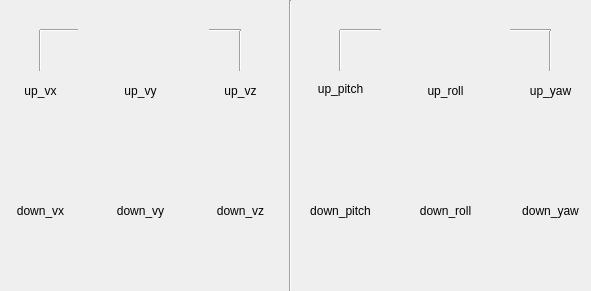
  <widget class="CSSCBasicWidget" name="csscBasicWidget_3" native="true">
   <property name="geometry">
    <rect>
     <x>1320</x>
     <y>330</y>
     <width>591</width>
     <height>291</height>
    </rect>
   </property>
   <property name="borderWidth" stdset="0">
    <number>2</number>
   </property>
   <widget class="QToolButton" name="up_vx">
    <property name="geometry">
     <rect>
      <x>5</x>
      <y>70</y>
      <width>71</width>
      <height>41</height>
     </rect>
    </property>
    <property name="text">
     <string>up_vx</string>
    </property>
    <property name="icon">
     <iconset resource="../res.qrc">
      <normaloff>:/Image/up.png</normaloff>:/Image/up.png</iconset>
    </property>
    <property name="iconSize">
     <size>
      <width>80</width>
      <height>50</height>
     </size>
    </property>
    <property name="toolButtonStyle">
     <enum>Qt::ToolButtonIconOnly</enum>
    </property>
    <property name="autoRaise">
     <bool>true</bool>
    </property>
   </widget>
   <widget class="QToolButton" name="up_vy">
    <property name="geometry">
     <rect>
      <x>105</x>
      <y>70</y>
      <width>71</width>
      <height>41</height>
     </rect>
    </property>
    <property name="text">
     <string>up_vy</string>
    </property>
    <property name="icon">
     <iconset resource="../res.qrc">
      <normaloff>:/Image/up.png</normaloff>:/Image/up.png</iconset>
    </property>
    <property name="iconSize">
     <size>
      <width>80</width>
      <height>50</height>
     </size>
    </property>
    <property name="autoRaise">
     <bool>true</bool>
    </property>
   </widget>
   <widget class="QToolButton" name="up_vz">
    <property name="geometry">
     <rect>
      <x>205</x>
      <y>70</y>
      <width>71</width>
      <height>41</height>
     </rect>
    </property>
    <property name="text">
     <string>up_vz</string>
    </property>
    <property name="icon">
     <iconset resource="../res.qrc">
      <normaloff>:/Image/up.png</normaloff>:/Image/up.png</iconset>
    </property>
    <property name="iconSize">
     <size>
      <width>80</width>
      <height>50</height>
     </size>
    </property>
    <property name="autoRaise">
     <bool>true</bool>
    </property>
   </widget>
   <widget class="QToolButton" name="up_pitch">
    <property name="geometry">
     <rect>
      <x>305</x>
      <y>70</y>
      <width>71</width>
      <height>37</height>
     </rect>
    </property>
    <property name="text">
     <string>up_pitch</string>
    </property>
    <property name="icon">
     <iconset resource="../res.qrc">
      <normaloff>:/Image/up.png</normaloff>:/Image/up.png</iconset>
    </property>
    <property name="iconSize">
     <size>
      <width>80</width>
      <height>50</height>
     </size>
    </property>
    <property name="autoRaise">
     <bool>true</bool>
    </property>
   </widget>
   <widget class="QToolButton" name="up_yaw">
    <property name="geometry">
     <rect>
      <x>515</x>
      <y>70</y>
      <width>71</width>
      <height>41</height>
     </rect>
    </property>
    <property name="text">
     <string>up_yaw</string>
    </property>
    <property name="icon">
     <iconset resource="../res.qrc">
      <normaloff>:/Image/up.png</normaloff>:/Image/up.png</iconset>
    </property>
    <property name="iconSize">
     <size>
      <width>80</width>
      <height>50</height>
     </size>
    </property>
    <property name="autoRaise">
     <bool>true</bool>
    </property>
   </widget>
   <widget class="QToolButton" name="up_roll">
    <property name="geometry">
     <rect>
      <x>410</x>
      <y>70</y>
      <width>71</width>
      <height>41</height>
     </rect>
    </property>
    <property name="text">
     <string>up_roll</string>
    </property>
    <property name="icon">
     <iconset resource="../res.qrc">
      <normaloff>:/Image/up.png</normaloff>:/Image/up.png</iconset>
    </property>
    <property name="iconSize">
     <size>
      <width>80</width>
      <height>50</height>
     </size>
    </property>
    <property name="autoRaise">
     <bool>true</bool>
    </property>
   </widget>
   <widget class="QToolButton" name="down_vx">
    <property name="geometry">
     <rect>
      <x>5</x>
      <y>190</y>
      <width>71</width>
      <height>41</height>
     </rect>
    </property>
    <property name="text">
     <string>down_vx</string>
    </property>
    <property name="icon">
     <iconset resource="../res.qrc">
      <normaloff>:/Image/down.png</normaloff>:/Image/down.png</iconset>
    </property>
    <property name="iconSize">
     <size>
      <width>80</width>
      <height>50</height>
     </size>
    </property>
    <property name="autoRaise">
     <bool>true</bool>
    </property>
   </widget>
   <widget class="QToolButton" name="down_vy">
    <property name="geometry">
     <rect>
      <x>105</x>
      <y>190</y>
      <width>71</width>
      <height>41</height>
     </rect>
    </property>
    <property name="text">
     <string>down_vy</string>
    </property>
    <property name="icon">
     <iconset resource="../res.qrc">
      <normaloff>:/Image/down.png</normaloff>:/Image/down.png</iconset>
    </property>
    <property name="iconSize">
     <size>
      <width>80</width>
      <height>50</height>
     </size>
    </property>
    <property name="autoRaise">
     <bool>true</bool>
    </property>
   </widget>
   <widget class="QToolButton" name="down_vz">
    <property name="geometry">
     <rect>
      <x>205</x>
      <y>190</y>
      <width>71</width>
      <height>41</height>
     </rect>
    </property>
    <property name="text">
     <string>down_vz</string>
    </property>
    <property name="icon">
     <iconset resource="../res.qrc">
      <normaloff>:/Image/down.png</normaloff>:/Image/down.png</iconset>
    </property>
    <property name="iconSize">
     <size>
      <width>80</width>
      <height>50</height>
     </size>
    </property>
    <property name="autoRaise">
     <bool>true</bool>
    </property>
   </widget>
   <widget class="QToolButton" name="down_pitch">
    <property name="geometry">
     <rect>
      <x>305</x>
      <y>190</y>
      <width>71</width>
      <height>41</height>
     </rect>
    </property>
    <property name="text">
     <string>down_pitch</string>
    </property>
    <property name="icon">
     <iconset resource="../res.qrc">
      <normaloff>:/Image/down.png</normaloff>:/Image/down.png</iconset>
    </property>
    <property name="iconSize">
     <size>
      <width>80</width>
      <height>50</height>
     </size>
    </property>
    <property name="autoRaise">
     <bool>true</bool>
    </property>
   </widget>
   <widget class="QToolButton" name="down_roll">
    <property name="geometry">
     <rect>
      <x>410</x>
      <y>190</y>
      <width>71</width>
      <height>41</height>
     </rect>
    </property>
    <property name="text">
     <string>down_roll</string>
    </property>
    <property name="icon">
     <iconset resource="../res.qrc">
      <normaloff>:/Image/down.png</normaloff>:/Image/down.png</iconset>
    </property>
    <property name="iconSize">
     <size>
      <width>80</width>
      <height>50</height>
     </size>
    </property>
    <property name="autoRaise">
     <bool>true</bool>
    </property>
   </widget>
   <widget class="QToolButton" name="down_yaw">
    <property name="geometry">
     <rect>
      <x>515</x>
      <y>190</y>
      <width>71</width>
      <height>41</height>
     </rect>
    </property>
    <property name="text">
     <string>down_yaw</string>
    </property>
    <property name="icon">
     <iconset resource="../res.qrc">
      <normaloff>:/Image/down.png</normaloff>:/Image/down.png</iconset>
    </property>
    <property name="iconSize">
     <size>
      <width>80</width>
      <height>50</height>
     </size>
    </property>
    <property name="autoRaise">
     <bool>true</bool>
    </property>
   </widget>
   <widget class="CSSCColorLabel" name="csscColorLabel_21" native="true">
    <property name="geometry">
     <rect>
      <x>5</x>
      <y>240</y>
      <width>71</width>
      <height>41</height>
     </rect>
    </property>
    <property name="font">
     <font>
      <pointsize>6</pointsize>
     </font>
    </property>
    <property name="fontColorSide" stdset="0">
     <color>
      <red>255</red>
      <green>0</green>
      <blue>0</blue>
     </color>
    </property>
    <property name="pixelSize" stdset="0">
     <number>20</number>
    </property>
    <property name="showText" stdset="0">
     <string>vx</string>
    </property>
   </widget>
   <widget class="CSSCColorLabel" name="csscColorLabel_22" native="true">
    <property name="geometry">
     <rect>
      <x>105</x>
      <y>240</y>
      <width>71</width>
      <height>41</height>
     </rect>
    </property>
    <property name="font">
     <font>
      <pointsize>6</pointsize>
     </font>
    </property>
    <property name="fontColorSide" stdset="0">
     <color>
      <red>255</red>
      <green>0</green>
      <blue>0</blue>
     </color>
    </property>
    <property name="pixelSize" stdset="0">
     <number>20</number>
    </property>
    <property name="showText" stdset="0">
     <string>vy</string>
    </property>
   </widget>
   <widget class="CSSCColorLabel" name="csscColorLabel_23" native="true">
    <property name="geometry">
     <rect>
      <x>205</x>
      <y>240</y>
      <width>71</width>
      <height>41</height>
     </rect>
    </property>
    <property name="font">
     <font>
      <pointsize>6</pointsize>
     </font>
    </property>
    <property name="fontColorSide" stdset="0">
     <color>
      <red>255</red>
      <green>0</green>
      <blue>0</blue>
     </color>
    </property>
    <property name="pixelSize" stdset="0">
     <number>20</number>
    </property>
    <property name="showText" stdset="0">
     <string>vz</string>
    </property>
   </widget>
   <widget class="CSSCColorLabel" name="csscColorLabel_24" native="true">
    <property name="geometry">
     <rect>
      <x>305</x>
      <y>240</y>
      <width>71</width>
      <height>41</height>
     </rect>
    </property>
    <property name="font">
     <font>
      <pointsize>6</pointsize>
     </font>
    </property>
    <property name="fontColorSide" stdset="0">
     <color>
      <red>255</red>
      <green>0</green>
      <blue>0</blue>
     </color>
    </property>
    <property name="pixelSize" stdset="0">
     <number>20</number>
    </property>
    <property name="showText" stdset="0">
     <string>pitch</string>
    </property>
   </widget>
   <widget class="CSSCColorLabel" name="csscColorLabel_25" native="true">
    <property name="geometry">
     <rect>
      <x>410</x>
      <y>240</y>
      <width>71</width>
      <height>41</height>
     </rect>
    </property>
    <property name="font">
     <font>
      <pointsize>6</pointsize>
     </font>
    </property>
    <property name="fontColorSide" stdset="0">
     <color>
      <red>255</red>
      <green>0</green>
      <blue>0</blue>
     </color>
    </property>
    <property name="pixelSize" stdset="0">
     <number>20</number>
    </property>
    <property name="showText" stdset="0">
     <string>roll</string>
    </property>
   </widget>
   <widget class="CSSCColorLabel" name="csscColorLabel_26" native="true">
    <property name="geometry">
     <rect>
      <x>515</x>
      <y>240</y>
      <width>71</width>
      <height>41</height>
     </rect>
    </property>
    <property name="font">
     <font>
      <pointsize>6</pointsize>
     </font>
    </property>
    <property name="fontColorSide" stdset="0">
     <color>
      <red>255</red>
      <green>0</green>
      <blue>0</blue>
     </color>
    </property>
    <property name="pixelSize" stdset="0">
     <number>20</number>
    </property>
    <property name="showText" stdset="0">
     <string>yaw</string>
    </property>
   </widget>
   <widget class="Line" name="line_17">
    <property name="geometry">
     <rect>
      <x>30</x>
      <y>30</y>
      <width>20</width>
      <height>41</height>
     </rect>
    </property>
    <property name="orientation">
     <enum>Qt::Vertical</enum>
    </property>
   </widget>
   <widget class="Line" name="line_18">
    <property name="geometry">
     <rect>
      <x>230</x>
      <y>30</y>
      <width>20</width>
      <height>41</height>
     </rect>
    </property>
    <property name="orientation">
     <enum>Qt::Vertical</enum>
    </property>
   </widget>
   <widget class="Line" name="line_19">
    <property name="geometry">
     <rect>
      <x>330</x>
      <y>30</y>
      <width>20</width>
      <height>41</height>
     </rect>
    </property>
    <property name="orientation">
     <enum>Qt::Vertical</enum>
    </property>
   </widget>
   <widget class="Line" name="line_20">
    <property name="geometry">
     <rect>
      <x>540</x>
      <y>30</y>
      <width>20</width>
      <height>41</height>
     </rect>
    </property>
    <property name="orientation">
     <enum>Qt::Vertical</enum>
    </property>
   </widget>
   <widget class="Line" name="line_21">
    <property name="geometry">
     <rect>
      <x>40</x>
      <y>10</y>
      <width>38</width>
      <height>41</height>
     </rect>
    </property>
    <property name="layoutDirection">
     <enum>Qt::LeftToRight</enum>
    </property>
    <property name="orientation">
     <enum>Qt::Horizontal</enum>
    </property>
   </widget>
   <widget class="Line" name="line_22">
    <property name="geometry">
     <rect>
      <x>209</x>
      <y>10</y>
      <width>32</width>
      <height>41</height>
     </rect>
    </property>
    <property name="layoutDirection">
     <enum>Qt::LeftToRight</enum>
    </property>
    <property name="orientation">
     <enum>Qt::Horizontal</enum>
    </property>
   </widget>
   <widget class="Line" name="line_23">
    <property name="geometry">
     <rect>
      <x>340</x>
      <y>10</y>
      <width>41</width>
      <height>41</height>
     </rect>
    </property>
    <property name="layoutDirection">
     <enum>Qt::LeftToRight</enum>
    </property>
    <property name="orientation">
     <enum>Qt::Horizontal</enum>
    </property>
   </widget>
   <widget class="Line" name="line_24">
    <property name="geometry">
     <rect>
      <x>510</x>
      <y>10</y>
      <width>41</width>
      <height>41</height>
     </rect>
    </property>
    <property name="layoutDirection">
     <enum>Qt::LeftToRight</enum>
    </property>
    <property name="orientation">
     <enum>Qt::Horizontal</enum>
    </property>
   </widget>
   <widget class="CSSCColorLabel" name="csscColorLabel_27" native="true">
    <property name="geometry">
     <rect>
      <x>80</x>
      <y>10</y>
      <width>141</width>
      <height>41</height>
     </rect>
    </property>
    <property name="font">
     <font>
      <pointsize>6</pointsize>
     </font>
    </property>
    <property name="fontColorSide" stdset="0">
     <color>
      <red>255</red>
      <green>0</green>
      <blue>0</blue>
     </color>
    </property>
    <property name="pixelSize" stdset="0">
     <number>20</number>
    </property>
    <property name="showText" stdset="0">
     <string>速度（m/s）</string>
    </property>
   </widget>
   <widget class="CSSCColorLabel" name="csscColorLabel_28" native="true">
    <property name="geometry">
     <rect>
      <x>390</x>
      <y>10</y>
      <width>111</width>
      <height>41</height>
     </rect>
    </property>
    <property name="font">
     <font>
      <pointsize>6</pointsize>
     </font>
    </property>
    <property name="fontColorSide" stdset="0">
     <color>
      <red>255</red>
      <green>0</green>
      <blue>0</blue>
     </color>
    </property>
    <property name="pixelSize" stdset="0">
     <number>20</number>
    </property>
    <property name="showText" stdset="0">
     <string>角度(rad)</string>
    </property>
   </widget>
   <widget class="CSSCColorLabel" name="number_vx" native="true">
    <property name="geometry">
     <rect>
      <x>5</x>
      <y>130</y>
      <width>71</width>
      <height>41</height>
     </rect>
    </property>
    <property name="font">
     <font>
      <pointsize>6</pointsize>
      <weight>75</weight>
      <bold>true</bold>
     </font>
    </property>
    <property name="fontColorSide" stdset="0">
     <color>
      <red>255</red>
      <green>0</green>
      <blue>0</blue>
     </color>
    </property>
    <property name="fontColorMid" stdset="0">
     <color>
      <red>255</red>
      <green>255</green>
      <blue>255</blue>
     </color>
    </property>
    <property name="pixelSize" stdset="0">
     <number>20</number>
    </property>
    <property name="showText" stdset="0">
     <string>0.26</string>
    </property>
   </widget>
   <widget class="CSSCColorLabel" name="number_vy" native="true">
    <property name="geometry">
     <rect>
      <x>105</x>
      <y>130</y>
      <width>71</width>
      <height>41</height>
     </rect>
    </property>
    <property name="font">
     <font>
      <pointsize>6</pointsize>
      <weight>75</weight>
      <bold>true</bold>
     </font>
    </property>
    <property name="fontColorSide" stdset="0">
     <color>
      <red>255</red>
      <green>0</green>
      <blue>0</blue>
     </color>
    </property>
    <property name="fontColorMid" stdset="0">
     <color>
      <red>255</red>
      <green>255</green>
      <blue>255</blue>
     </color>
    </property>
    <property name="pixelSize" stdset="0">
     <number>20</number>
    </property>
    <property name="showText" stdset="0">
     <string>0.26</string>
    </property>
   </widget>
   <widget class="CSSCColorLabel" name="number_vz" native="true">
    <property name="geometry">
     <rect>
      <x>205</x>
      <y>130</y>
      <width>71</width>
      <height>41</height>
     </rect>
    </property>
    <property name="font">
     <font>
      <pointsize>6</pointsize>
      <weight>75</weight>
      <bold>true</bold>
     </font>
    </property>
    <property name="fontColorSide" stdset="0">
     <color>
      <red>255</red>
      <green>0</green>
      <blue>0</blue>
     </color>
    </property>
    <property name="fontColorMid" stdset="0">
     <color>
      <red>255</red>
      <green>255</green>
      <blue>255</blue>
     </color>
    </property>
    <property name="pixelSize" stdset="0">
     <number>20</number>
    </property>
    <property name="showText" stdset="0">
     <string>0.26</string>
    </property>
   </widget>
   <widget class="CSSCColorLabel" name="number_pitch" native="true">
    <property name="geometry">
     <rect>
      <x>305</x>
      <y>130</y>
      <width>71</width>
      <height>41</height>
     </rect>
    </property>
    <property name="font">
     <font>
      <pointsize>6</pointsize>
      <weight>75</weight>
      <bold>true</bold>
     </font>
    </property>
    <property name="fontColorSide" stdset="0">
     <color>
      <red>255</red>
      <green>0</green>
      <blue>0</blue>
     </color>
    </property>
    <property name="fontColorMid" stdset="0">
     <color>
      <red>255</red>
      <green>255</green>
      <blue>255</blue>
     </color>
    </property>
    <property name="pixelSize" stdset="0">
     <number>20</number>
    </property>
    <property name="showText" stdset="0">
     <string>0.26</string>
    </property>
   </widget>
   <widget class="CSSCColorLabel" name="number_roll" native="true">
    <property name="geometry">
     <rect>
      <x>410</x>
      <y>130</y>
      <width>71</width>
      <height>41</height>
     </rect>
    </property>
    <property name="font">
     <font>
      <pointsize>6</pointsize>
      <weight>75</weight>
      <bold>true</bold>
     </font>
    </property>
    <property name="fontColorSide" stdset="0">
     <color>
      <red>255</red>
      <green>0</green>
      <blue>0</blue>
     </color>
    </property>
    <property name="fontColorMid" stdset="0">
     <color>
      <red>255</red>
      <green>255</green>
      <blue>255</blue>
     </color>
    </property>
    <property name="pixelSize" stdset="0">
     <number>20</number>
    </property>
    <property name="showText" stdset="0">
     <string>0.26</string>
    </property>
   </widget>
   <widget class="CSSCColorLabel" name="number_yaw" native="true">
    <property name="geometry">
     <rect>
      <x>515</x>
      <y>130</y>
      <width>71</width>
      <height>41</height>
     </rect>
    </property>
    <property name="font">
     <font>
      <pointsize>6</pointsize>
      <weight>75</weight>
      <bold>true</bold>
     </font>
    </property>
    <property name="fontColorSide" stdset="0">
     <color>
      <red>255</red>
      <green>0</green>
      <blue>0</blue>
     </color>
    </property>
    <property name="fontColorMid" stdset="0">
     <color>
      <red>255</red>
      <green>255</green>
      <blue>255</blue>
     </color>
    </property>
    <property name="pixelSize" stdset="0">
     <number>20</number>
    </property>
    <property name="showText" stdset="0">
     <string>0.26</string>
    </property>
   </widget>
   <widget class="Line" name="line_33">
    <property name="geometry">
     <rect>
      <x>270</x>
      <y>0</y>
      <width>41</width>
      <height>291</height>
     </rect>
    </property>
    <property name="layoutDirection">
     <enum>Qt::LeftToRight</enum>
    </property>
    <property name="orientation">
     <enum>Qt::Vertical</enum>
    </property>
   </widget>
  </widget>
